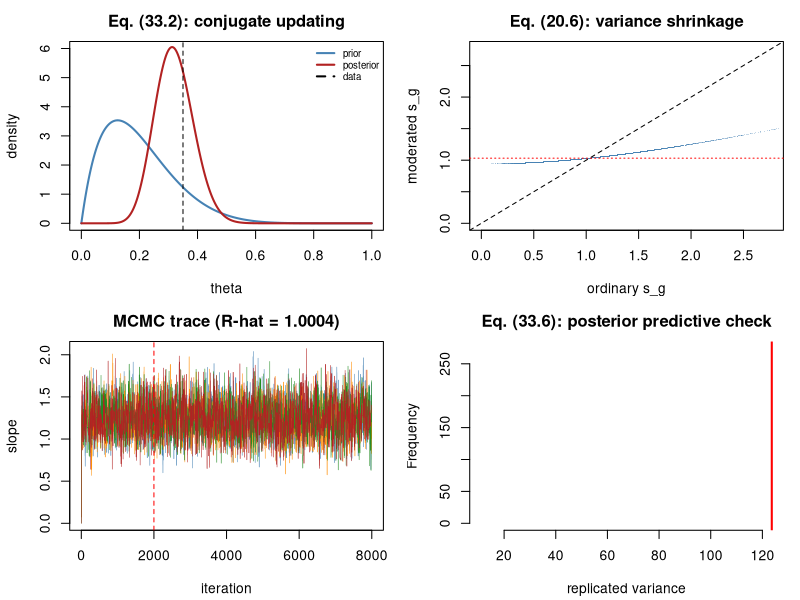

Write R code to recreate this figure.
#' ---
#' title: "Module 23 - Bayesian reasoning and hierarchical shrinkage"
#' output: html_document
#' ---
#'
#' **Curriculum link:** `stats.md` -> Topic 33, equations (33.1)-(33.7)
#'
#' With 3 replicates and 20,000 genes, each gene alone is uninformative -- but
#' the ENSEMBLE is not.
#'
#' ## What you will learn
#'
#' 1. Conjugate updating (33.2)-(33.3); the posterior mean is a
#'    precision-weighted average.
#' 2. **The James-Stein theorem (33.5)**: shrinkage is a FREQUENTIST result.
#' 3. Empirical Bayes: a from-scratch **moderated t-test** (limma, eq. 20.6).
#' 4. Posterior predictive checks (33.6).
#' 5. A Metropolis sampler with convergence diagnostics.
#' 6. Why Bayes factors (33.7) are prior-sensitive.

#+ setup, message = FALSE
MODULE_NAME <- "23_bayesian_and_shrinkage"
OUT <- file.path(Sys.getenv("STATS_OUT", unset = "results"), MODULE_NAME)
dir.create(OUT, recursive = TRUE, showWarnings = FALSE)
header <- function(txt) cat("\n", strrep("=", 72), "\n", txt, "\n",
                            strrep("=", 72), "\n", sep = "")

#' ## 1. Conjugate updating, eq. (33.2)-(33.3)

#+ conjugate
header("1. Beta-binomial and normal-normal conjugacy (33.2)-(33.3)")
a0 <- 2; b0 <- 8; y_obs <- 14; n_obs <- 40
a1 <- a0 + y_obs; b1 <- b0 + n_obs - y_obs                       # eq. (33.2)
cat(sprintf("  prior Beta(%g, %g): mean %.3f, worth %g pseudo-observations\n",
            a0, b0, a0/(a0+b0), a0+b0))
cat(sprintf("  data: %d/%d = %.3f\n", y_obs, n_obs, y_obs/n_obs))
cat(sprintf("  posterior Beta(%g, %g): mean %.3f\n", a1, b1, a1/(a1+b1)))
cat(sprintf("  95%% CREDIBLE interval [%.3f, %.3f]\n",
            qbeta(0.025, a1, b1), qbeta(0.975, a1, b1)))
cat(sprintf("  P(theta > 0.30 | data) = %.4f\n", pbeta(0.30, a1, b1, lower.tail = FALSE)))
cat("  A credible interval IS a probability statement about theta given the\n")
cat("  data - which is what people wrongly believe a confidence interval to be.\n")
cat("\n  Normal-normal (33.3): posterior mean = lambda*y + (1-lambda)*mu0\n")
cat(sprintf("  %22s%10s%17s\n", "sigma^2 (data noise)", "lambda", "weight on data"))
for (s2 in c(0.1, 0.5, 1, 4, 20)) {
  lam <- 1/(1 + s2)
  cat(sprintf("  %22.1f%10.3f%16.1f%%\n", s2, lam, 100*lam))
}
cat("  Noisier data -> more shrinkage toward the prior. Compare with the\n")
cat("  mixed-model BLUP, eq. (14.6): it is the SAME formula.\n")

#' ## 2. The James-Stein theorem, eq. (33.5)

#+ james-stein
header("2. James-Stein: shrinkage wins, provably (33.5)")
james_stein <- function(y, sigma2 = 1) {                         # eq. (33.5)
  max(1 - (length(y) - 2)*sigma2/sum(y^2), 0) * y                # positive part
}
set.seed(2301)
cat(sprintf("  %-34s%11s%10s%12s\n", "scenario", "MLE risk", "JS risk", "JS better?"))
scenarios <- list("all means zero" = rep(0, 20),
                  "means near zero (typical omics)" = rnorm(20, 0, 0.4),
                  "means well spread" = rnorm(20, 0, 2),
                  "one huge outlier" = c(rep(0, 19), 10))
for (nm in names(scenarios)) {
  theta <- scenarios[[nm]]
  r <- replicate(3000, {
    y <- theta + rnorm(length(theta))
    c(sum((y - theta)^2), sum((james_stein(y) - theta)^2))
  })
  cat(sprintf("  %-34s%11.2f%10.2f%12s\n", nm, mean(r[1, ]), mean(r[2, ]),
              mean(r[2, ]) < mean(r[1, ])))
}
cat("\n  JS wins in EVERY case (that is the theorem), and wins MOST when the\n")
cat("  true effects are clustered near zero - exactly the omics situation.\n")
cat("  This is NOT a Bayesian assumption; it is a frequentist theorem, and it\n")
cat("  is the licence for every shrinkage method in this course.\n")

#' ## 3. Empirical Bayes: a moderated t-test, eq. (20.6)
#'
#' $$\tilde s_g^2=\frac{d_0s_0^2+d_gs_g^2}{d_0+d_g},\qquad
#'   \tilde t_g \sim t_{d_g+d_0}$$

#+ moderated-t
header("3. From-scratch moderated t-test (20.6)")
fit_prior_variance <- function(s2, df) {
  ## Match moments of log(s2), as limma does. Var(log s2) exceeds
  ## trigamma(df/2) by exactly trigamma(d0/2); solve for d0. A ROBUST (MAD)
  ## estimate of the spread is essential - a few near-zero variances would
  ## otherwise dominate and collapse the shrinkage.
  e <- log(s2) - digamma(df/2) + log(df/2)
  target <- (mad(e))^2 - trigamma(df/2)
  if (target <= 0) return(list(d0 = Inf, s0_2 = exp(mean(e))))
  f <- function(d0) trigamma(d0/2) - target
  if (f(1e-4) * f(1e4) > 0) return(list(d0 = Inf, s0_2 = exp(mean(e))))
  d0 <- uniroot(f, c(1e-4, 1e4))$root
  list(d0 = d0, s0_2 = exp(mean(e) + digamma(d0/2) - log(d0/2)))
}
moderated_t <- function(A, B) {
  n1 <- ncol(A); n2 <- ncol(B); df <- n1 + n2 - 2
  diff <- rowMeans(A) - rowMeans(B)
  s2 <- ((n1-1)*apply(A, 1, var) + (n2-1)*apply(B, 1, var)) / df
  s2 <- pmax(s2, 1e-12)
  pr <- fit_prior_variance(s2, df)
  if (is.infinite(pr$d0)) { s2t <- rep(pr$s0_2, length(s2)); total_df <- Inf }
  else { s2t <- (pr$d0*pr$s0_2 + df*s2)/(pr$d0 + df); total_df <- df + pr$d0 }
  se <- sqrt(s2t * (1/n1 + 1/n2))
  t <- diff/se
  list(t = t, p = 2*pt(abs(t), total_df, lower.tail = FALSE), s2 = s2, s2t = s2t,
       d0 = pr$d0, s0_2 = pr$s0_2, df_total = total_df, diff = diff)
}
set.seed(2302)
G <- 6000; n_rep <- 3; n_de <- 400
true_sd <- sqrt(1/rgamma(G, 5, 5))
is_de <- c(rep(TRUE, n_de), rep(FALSE, G - n_de))
delta <- ifelse(is_de, 2.6 * sample(c(-1, 1), G, TRUE), 0)
A <- matrix(rnorm(G*n_rep, delta, true_sd), nrow = G)
B <- matrix(rnorm(G*n_rep, 0, true_sd), nrow = G)
mod <- moderated_t(A, B)
ord_p <- sapply(1:G, function(i) t.test(A[i, ], B[i, ], var.equal = TRUE)$p.value)
cat(sprintf("  G = %d, n = %d per group, %d truly differential\n", G, n_rep, n_de))
cat(sprintf("  estimated prior df d0 = %.2f   (the ordinary test has only %d df)\n",
            mod$d0, 2*n_rep - 2))
cat(sprintf("  moderated tests use %.2f df - the equivalent of several extra\n",
            mod$df_total))
cat("  samples, for free.\n")
cat(sprintf("\n  %-22s%10s%10s%11s%8s%8s\n", "method", "rejected", "true pos",
            "false pos", "sens", "FDP"))
for (row_ in list(list("ordinary t", ord_p), list("moderated t (20.6)", mod$p))) {
  q <- p.adjust(row_[[2]], "BH"); rej <- q < 0.05
  cat(sprintf("  %-22s%10d%10d%11d%8.2f%8.3f\n", row_[[1]], sum(rej),
              sum(rej & is_de), sum(rej & !is_de), sum(rej & is_de)/n_de,
              sum(rej & !is_de)/max(sum(rej), 1)))
}
worst <- order(mod$s2)[1:5]
cat("\n  The pathology this removes - genes with an accidentally TINY s_g:\n")
cat(sprintf("  %8s%10s%14s%15s%11s\n", "gene", "s_g^2", "ordinary |t|",
            "moderated |t|", "truly DE?"))
for (g in worst)
  cat(sprintf("  %8d%10.5f%14.2f%15.2f%11s\n", g, mod$s2[g],
              abs(t.test(A[g, ], B[g, ], var.equal = TRUE)$statistic),
              abs(mod$t[g]), is_de[g]))
cat("  Without moderation these dominate the top of the gene list purely\n")
cat("  because their variance estimate was unluckily small.\n")

#' ## 4. Posterior predictive checks, eq. (33.6)

#+ ppc
header("4. Posterior predictive check: can the model reproduce the data? (33.6)")
set.seed(2303)
y_real <- rnbinom(300, mu = 15, size = 2)          # overdispersed TRUTH
lam_hat <- mean(y_real)
ppc <- function(y, simulate, stat, n_sim = 4000) {
  obs <- stat(y)
  reps <- replicate(n_sim, stat(simulate(length(y))))
  list(obs = obs, reps = reps, p = mean(reps >= obs))
}
stats_to_check <- list(variance = var,
                       `proportion of zeros` = function(v) mean(v == 0),
                       maximum = max)
cat(sprintf("  Fitting a POISSON model to negative-binomial data (lambda_hat = %.2f)\n",
            lam_hat))
cat(sprintf("  %-24s%11s%17s%13s\n", "statistic", "observed", "mean replicate",
            "ppc p-value"))
for (nm in names(stats_to_check)) {
  r <- ppc(y_real, function(k) rpois(k, lam_hat), stats_to_check[[nm]])
  cat(sprintf("  %-24s%11.3f%17.3f%13.4f\n", nm, r$obs, mean(r$reps), r$p))
}
phi_hat <- max((var(y_real) - lam_hat)/lam_hat^2, 1e-6)
cat("\n  Now the CORRECT negative-binomial model:\n")
for (nm in names(stats_to_check)) {
  r <- ppc(y_real, function(k) rnbinom(k, mu = lam_hat, size = 1/phi_hat),
           stats_to_check[[nm]])
  cat(sprintf("  %-24s%11.3f%17.3f%13.4f\n", nm, r$obs, mean(r$reps), r$p))
}
cat("\n  ppc p-values near 0 or 1 mean the model CANNOT reproduce that feature\n")
cat("  of the data. This is the Bayesian analogue of residual diagnostics.\n")

#' ## 5. A Metropolis sampler with convergence diagnostics

#+ mcmc
header("5. MCMC and the diagnostics you must report")
metropolis <- function(log_post, init, n_iter = 8000, step = 0.4, seed = 1) {
  set.seed(seed)
  x <- init; chain <- matrix(NA, n_iter, length(x)); lp <- log_post(x); acc <- 0
  for (i in seq_len(n_iter)) {
    prop <- x + rnorm(length(x), 0, step)
    lp_prop <- log_post(prop)
    if (log(runif(1)) < lp_prop - lp) { x <- prop; lp <- lp_prop; acc <- acc + 1 }
    chain[i, ] <- x
  }
  list(chain = chain, acc = acc/n_iter)
}
set.seed(2304)
n <- 200; xv <- rnorm(n)
yv <- rbinom(n, 1, plogis(-0.4 + 1.2*xv))
log_posterior <- function(beta) {
  eta <- beta[1] + beta[2]*xv
  sum(yv*eta - log1p(exp(eta))) + sum(dnorm(beta, 0, 2.5, log = TRUE))
}
chains <- lapply(1:4, function(s) metropolis(log_posterior, c(0, 0), seed = s)$chain)
acc <- metropolis(log_posterior, c(0, 0), seed = 1)$acc
burn <- 2000
post <- do.call(rbind, lapply(chains, function(ch) ch[-(1:burn), ]))
r_hat <- function(chains, burn) {
  x <- lapply(chains, function(ch) ch[-(1:burn),, drop = FALSE])
  m <- length(x); nn <- nrow(x[[1]])
  W <- rowMeans(sapply(x, function(ch) apply(ch, 2, var)))
  B <- nn * apply(sapply(x, colMeans), 1, var)
  sqrt(((nn-1)/nn * W + B/nn) / W)
}
ess <- function(v) {
  v <- v - mean(v); nn <- length(v)
  ac <- acf(v, lag.max = min(nn - 1, 500), plot = FALSE)$acf[-1]
  k <- which(ac < 0.05)[1]; if (is.na(k)) k <- length(ac)
  nn / (1 + 2*sum(ac[seq_len(max(k - 1, 1))]))
}
rh <- r_hat(chains, burn)
cat(sprintf("  acceptance rate = %.3f   (0.2-0.4 is healthy for random walk)\n", acc))
cat(sprintf("  %-14s%12s%24s%8s%9s\n", "parameter", "post. mean", "95% credible",
            "R-hat", "ESS"))
for (j in 1:2) {
  ci <- quantile(post[, j], c(0.025, 0.975))
  cat(sprintf("  %-14s%12.4f   [%7.4f, %7.4f]%8.4f%9.0f\n",
              c("intercept", "slope")[j], mean(post[, j]), ci[1], ci[2], rh[j],
              ess(chains[[1]][-(1:burn), j])))
}
cat("  truth: intercept -0.400, slope 1.200\n")
cat("\n  NEVER report a posterior without R-hat < 1.01 and ESS > 400.\n")
mle <- glm(yv ~ xv, family = binomial())
cat(sprintf("\n  frequentist MLE: intercept %+.4f, slope %+.4f\n",
            coef(mle)[1], coef(mle)[2]))
cat("  With a weakly informative prior and n=200 the two coincide. The prior\n")
cat("  matters at SMALL n - precisely when regularisation is most valuable.\n")

#' ## 6. Bayes factors are prior-sensitive, eq. (33.7)

#+ bayes-factor
header("6. Lindley's paradox (33.7)")
z_obs <- 2.5; n_bf <- 100; sigma <- 1
se <- sigma/sqrt(n_bf); y_bar <- z_obs*se
cat(sprintf("  data: y_bar = %.4f, SE = %.4f, z = %.1f, p = %.4f\n",
            y_bar, se, z_obs, 2*pnorm(z_obs, lower.tail = FALSE)))
cat(sprintf("\n  %24s%10s  interpretation\n", "prior SD tau under H1", "BF_10"))
for (tau in c(0.05, 0.1, 0.5, 1, 5, 50)) {
  bf <- dnorm(y_bar, 0, sqrt(tau^2 + se^2)) / dnorm(y_bar, 0, se)
  note <- if (bf > 3) "favours H1" else if (bf < 1/3) "favours H0" else "ambiguous"
  cat(sprintf("  %24.2f%10.3f  %s\n", tau, bf, note))
}
cat("\n  The SAME data give BF from strongly favouring H1 to favouring H0,\n")
cat("  purely by changing the prior width. The p-value did not move. If you\n")
cat("  report a Bayes factor, report its sensitivity across prior scales.\n")

#' ## 7. Figure

#+ figure
png(file.path(OUT, "bayes.png"), width = 1100, height = 800, res = 110)
par(mfrow = c(2, 2), mar = c(4.2, 4.2, 2.5, 1))
gx <- seq(0, 1, length.out = 400)
plot(gx, dbeta(gx, a0, b0), type = "l", lwd = 2, col = "steelblue", ylim = c(0, 6),
     xlab = "theta", ylab = "density", main = "Eq. (33.2): conjugate updating")
lines(gx, dbeta(gx, a1, b1), lwd = 2, col = "firebrick")
abline(v = y_obs/n_obs, lty = 2)
legend("topright", c("prior", "posterior", "data"), col = c("steelblue","firebrick","black"),
       lty = c(1,1,2), lwd = 2, bty = "n", cex = 0.7)
lim <- c(0, quantile(sqrt(mod$s2), 0.995))
plot(sqrt(mod$s2), sqrt(mod$s2t), pch = ".", col = adjustcolor("steelblue", 0.3),
     xlim = lim, ylim = lim, xlab = "ordinary s_g", ylab = "moderated s_g",
     main = "Eq. (20.6): variance shrinkage")
abline(0, 1, lty = 2); abline(h = sqrt(mod$s0_2), col = "red", lty = 3)
matplot(sapply(chains, function(ch) ch[, 2]), type = "l", lty = 1, lwd = 0.5,
        col = c("steelblue","darkorange","forestgreen","firebrick"),
        xlab = "iteration", ylab = "slope",
        main = sprintf("MCMC trace (R-hat = %.4f)", rh[2]))
abline(v = burn, col = "red", lty = 2)
r <- ppc(y_real, function(k) rpois(k, lam_hat), var)
hist(r$reps, breaks = 50, col = "lightsteelblue", border = "white",
     xlim = range(c(r$reps, r$obs)), main = "Eq. (33.6): posterior predictive check",
     xlab = "replicated variance")
abline(v = r$obs, col = "red", lwd = 2)
invisible(dev.off())
cat("\nFigure written to", file.path(OUT, "bayes.png"), "\n")

#' ## Decision rules (from `stats.md` Topic 33)
#'
#' 1. Use empirical Bayes shrinkage whenever you have many parallel features
#'    and few replicates.
#' 2. Report credible intervals AS probability statements, and say so.
#' 3. Make priors explicit, weakly informative, and checked.
#' 4. Check convergence (R-hat, ESS) before interpreting anything.
#'
#' **Next:** `24_diagnostics_and_reproducibility.R`
